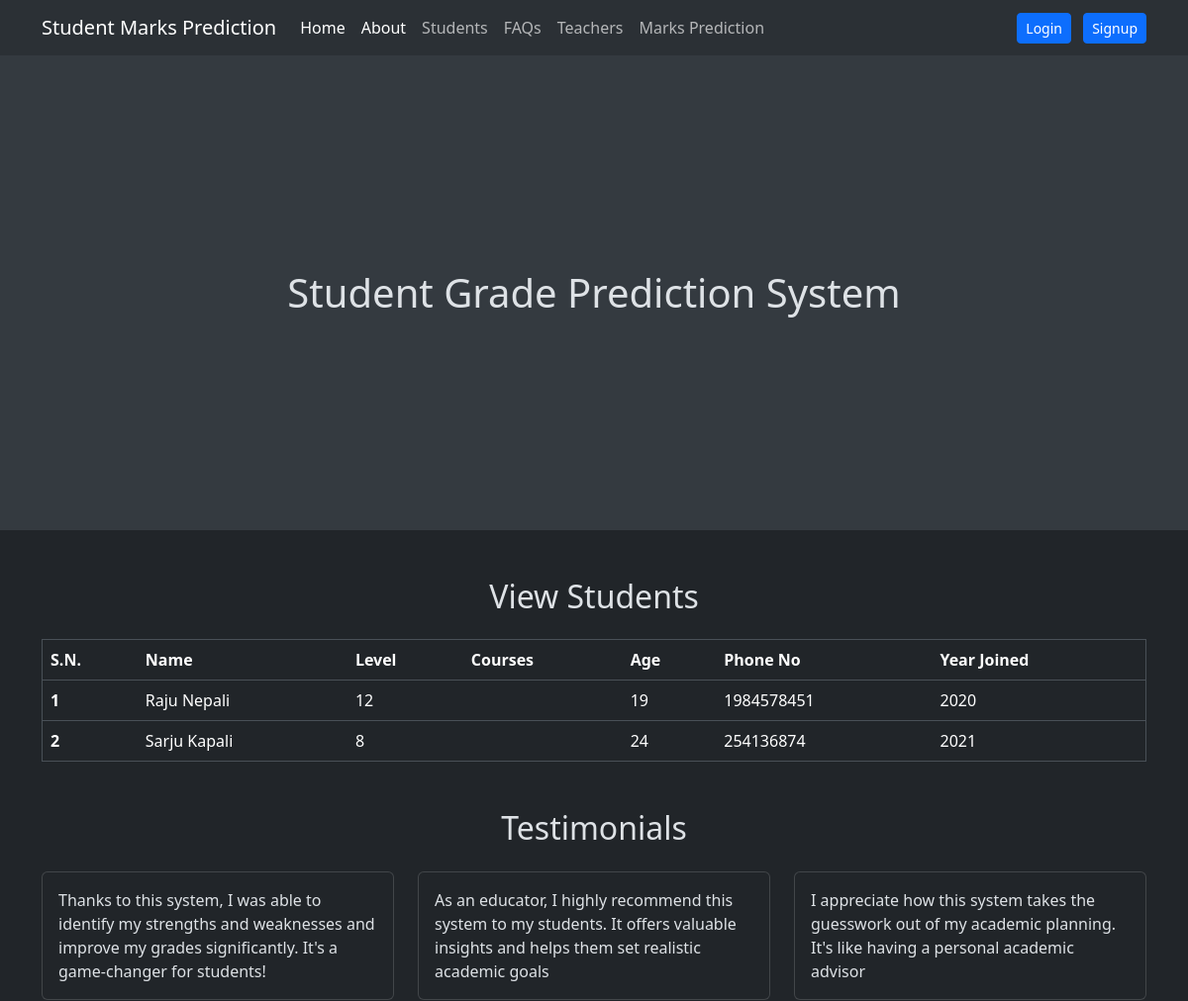
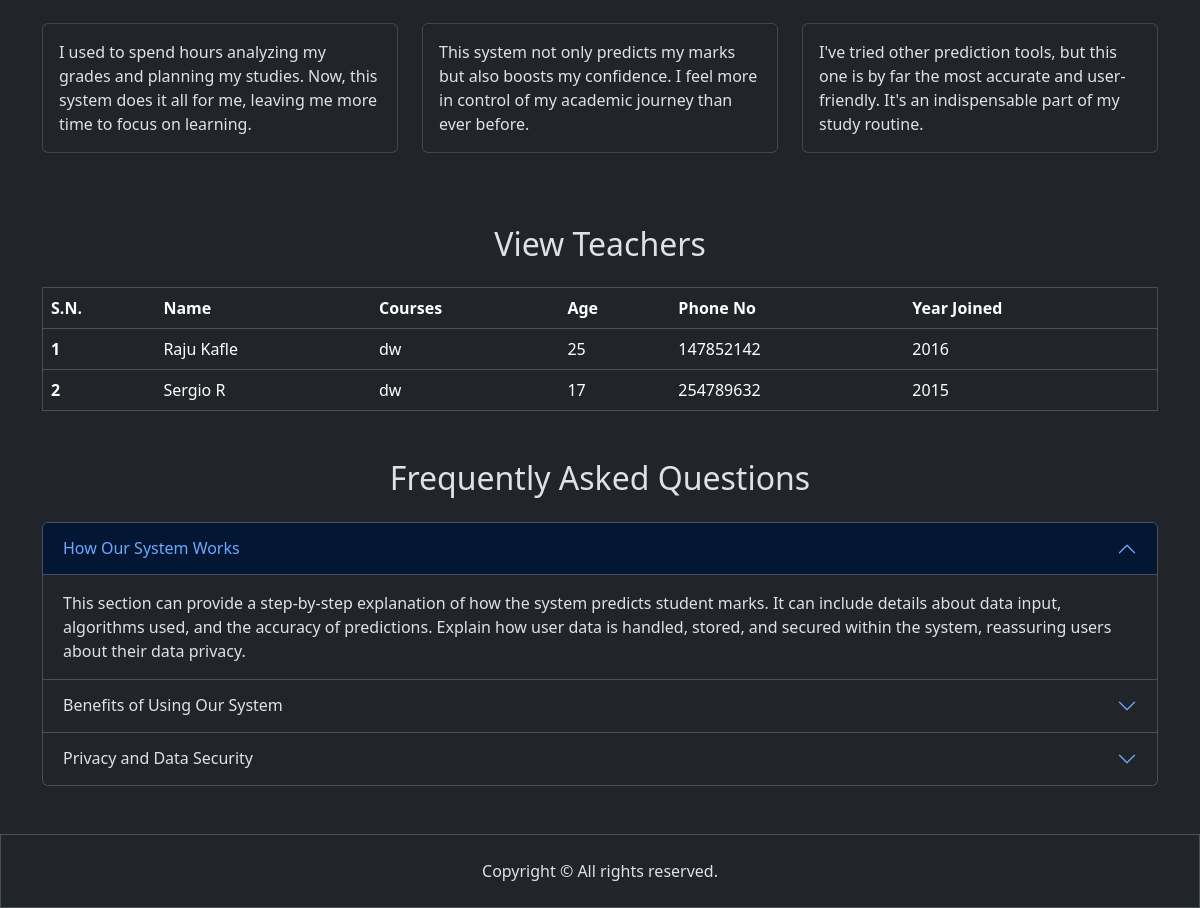
The page / on the database its author committed (2 pictures, top to bottom).
### myapp/models.py (models this page shows, shortened)
class Student(models.Model):
  name = models.CharField(max_length=255)
  level = models.IntegerField()
  roll_no = models.IntegerField()
  study_hours = models.IntegerField(default=0)
  courses = models.ManyToManyField(Course)
  age = models.IntegerField()
  phone_no = models.CharField(max_length=15)
  year_joined = models.CharField(max_length=5)

class Teacher(models.Model):
  name = models.CharField(max_length=255)
  courses = models.ManyToManyField(Course)
  age = models.IntegerField()
  phone_no = models.CharField(max_length=15)
  year_joined = models.CharField(max_length=5)

### myapp/views.py (the view)
# urls.py: path('', views.index, name='index'),
def index(request):
  courses = Course.objects.all()
  teachers = Teacher.objects.all()
  students = Student.objects.all()
  context = {
    'courses': courses,
    'teachers': teachers,
    'students': students
  }
  return render(request, 'myapp/index.html', context)

### myapp/templates/myapp/index.html (shortened to what this page needs)
<!DOCTYPE html>
<html lang="en" data-bs-theme="dark">
  <head>
    <link
      href="https://cdn.jsdelivr.net/npm/bootstrap@5.3.2/dist/css/bootstrap.min.css"
      rel="stylesheet"
    />
  </head>
  <body>
    <nav class="navbar navbar-expand-lg bg-body-tertiary">
      <div class="container">
        <a class="navbar-brand" href="/">Student Marks Prediction</a>
        <div class="collapse navbar-collapse" id="navbarNav">
          <ul class="navbar-nav">
            <li class="nav-item">
              <a class="nav-link active" aria-current="page" href="{% url 'index' %}"
                >Home</a
              >
            </li>
            <li class="nav-item">
              <a class="nav-link active" aria-current="page" href="{% url 'about' %}"
                >About</a
              >
            </li>
            <li class="nav-item">
              <a class="nav-link" href="{% url 'all-students' %}"
                >Students</a
              >
            </li>
            <li class="nav-item">
              <a class="nav-link" href="{% url 'faq' %}"
                >FAQs</a
              >
            </li>
            <li class="nav-item">
              <a class="nav-link" href="{% url 'all-teachers' %}"
                >Teachers</a
              >
            </li>
            <li class="nav-item">
              <a class="nav-link" href="#">Marks Prediction</a>
            </li>
          </ul>
          <div class="ms-auto">
            <a
              href="{% url 'login' %}"
              class="btn btn-primary btn-sm me-2"
              >Login</a
            >
            <a href="{% url 'signup' %}" class="btn btn-primary btn-sm"
              >Signup</a
            >
          </div>
        </div>
      </div>
    </nav>
    <h1 class="text-center d-flex align-items-center justify-content-center bg-body-secondary" style="min-height: 60vh">Student Grade Prediction System</h1>
    <div class="container mt-5 mb-5">
      <h2 class="text-center mb-4">View Students</h2>
      <table class="table border">
        <thead>
          <tr>
            <th scope="col">S.N.</th>
            <th scope="col">Name</th>
            <th scope="col">Level</th>
            <th scope="col">Courses</th>
            <th scope="col">Age</th>
            <th scope="col">Phone No</th>
            <th scope="col">Year Joined</th>
          </tr>
        </thead>
        <tbody>
          {% for stud in students %}
          <tr>
            <th scope="row">{{ forloop.counter }}</th>
            <td>{{ stud.name }}</td>
            <td>{{ stud.level }}</td>
            <td>
            </td>
            <td>{{ stud.age }}</td>
            <td>{{ stud.phone_no }}</td>
            <td>{{ stud.year_joined }}</td>
          </tr>
          {% endfor %}
        </tbody>
      </table>
    </div>
    <div class="container mt-5 mb-5">
      <h2 class="text-center mb-4">Testimonials</h2>
      <div class="row">
        <div class="col-md-6 col-lg-4 mb-4">
          <div class="card">
            <div class="card-body">
              Thanks to this system, I was able to identify my
              strengths and weaknesses and improve my grades
              significantly. It's a game-changer for students!
            </div>
          </div>
        </div>
        <div class="col-md-6 col-lg-4 mb-4">
          <div class="card">
            <div class="card-body">
              As an educator, I highly recommend this system to my
              students. It offers valuable insights and helps them set
              realistic academic goals
            </div>
          </div>
        </div>
        <div class="col-md-6 col-lg-4 mb-4">
          <div class="card">
            <div class="card-body">
              I appreciate how this system takes the guesswork out of
              my academic planning. It's like having a personal
              academic advisor
            </div>
          </div>
        </div>
        <div class="col-md-6 col-lg-4 mb-4">
          <div class="card">
            <div class="card-body">
              I used to spend hours analyzing my grades and planning
              my studies. Now, this system does it all for me, leaving
              me more time to focus on learning.
            </div>
          </div>
        </div>
        <div class="col-md-6 col-lg-4 mb-4">
          <div class="card">
            <div class="card-body">
              This system not only predicts my marks but also boosts
              my confidence. I feel more in control of my academic
              journey than ever before.
            </div>
          </div>
        </div>
        <div class="col-md-6 col-lg-4 mb-4">
          <div class="card">
            <div class="card-body">
              I've tried other prediction tools, but this one is by
              far the most accurate and user-friendly. It's an
              indispensable part of my study routine.
            </div>
          </div>
        </div>
      </div>
    </div>
    <div class="container mt-5 mb-5">
      <h2 class="text-center mb-4">View Teachers</h2>
      <table class="table border">
        <thead>
          <tr>
            <th scope="col">S.N.</th>
            <th scope="col">Name</th>
            <th scope="col">Courses</th>
            <th scope="col">Age</th>
            <th scope="col">Phone No</th>
            <th scope="col">Year Joined</th>
          </tr>
        </thead>
        <tbody>
          <tbody>
            {% for teach in teachers %}
            <tr>
              <th scope="row">{{ forloop.counter }}</th>
              <td>{{ teach.name }}</td>
              <td>dw</td>
              <td>{{ teach.age }}</td>
              <td>{{ teach.phone_no }}</td>
              <td>{{ teach.year_joined }}</td>
            </tr>
            {% endfor %}
          </tbody>
        </tbody>
      </table>
    </div>
    <div class="container mb-5">
      <h2 class="text-center mb-4">Frequently Asked Questions</h2>
      <div class="accordion" id="accordionExample">
        <div class="accordion-item">
          <h2 class="accordion-header">
            <button
              class="accordion-button"
              type="button"
              data-bs-toggle="collapse"
              data-bs-target="#collapseOne"
              aria-expanded="true"
              aria-controls="collapseOne"
            >
              How Our System Works
            </button>
          </h2>
          <div
            id="collapseOne"
            class="accordion-collapse collapse show"
            data-bs-parent="#accordionExample"
          >
            <div class="accordion-body">
              This section can provide a step-by-step explanation of
              how the system predicts student marks. It can include
              details about data input, algorithms used, and the
              accuracy of predictions. Explain how user data is
              handled, stored, and secured within the system,
              reassuring users about their data privacy.
            </div>
          </div>
        </div>
        <div class="accordion-item">
          <h2 class="accordion-header">
            <button
              class="accordion-button collapsed"
              type="button"
              data-bs-toggle="collapse"
              data-bs-target="#collapseTwo"
              aria-expanded="false"
              aria-controls="collapseTwo"
            >
              Benefits of Using Our System
            </button>
          </h2>
        </div>
        <div class="accordion-item">
          <h2 class="accordion-header">
            <button
              class="accordion-button collapsed"
              type="button"
              data-bs-toggle="collapse"
              data-bs-target="#collapseThree"
              aria-expanded="false"
              aria-controls="collapseThree"
            >
              Privacy and Data Security
            </button>
          </h2>
        </div>
      </div>
    </div>
    <footer class="border p-4 text-center">
      Copyright &copy; All rights reserved.
    </footer>
  </body>
</html>

### rows shown on the page
Student: name "Raju Nepali", level "12", age "19", phone_no "1984578451", year_joined "2020"
Student: name "Sarju Kapali", level "8", age "24", phone_no "254136874", year_joined "2021"
Teacher: name "Raju Kafle", age "25", phone_no "147852142", year_joined "2016"
Teacher: name "Sergio R", age "17", phone_no "254789632", year_joined "2015"
